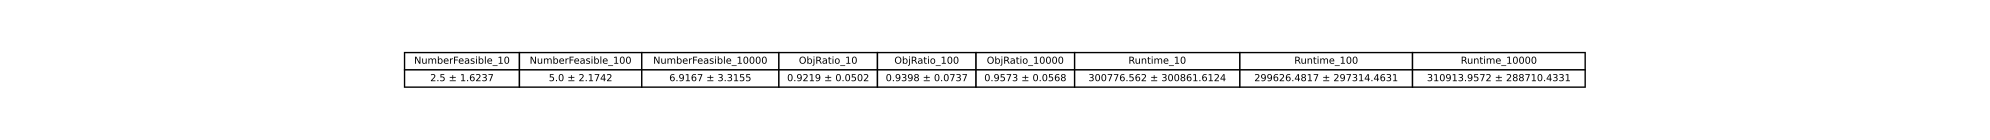

Generate this figure with Python:
import pandas as pd
import numpy as np
import os
import matplotlib.pyplot as plt

base_dir = "/home/fm2288/StochasticPackageQuery/stochastic-sketchrefine/results/ImputedDataToleranceApproximationBound/"
output_pdf_path = os.path.join(os.path.dirname(__file__), "rcl_summary.pdf")

result_df = pd.DataFrame(columns=['M',
                                  'NumberFeasibleMean', 'NumberFeasibleStd',
                                  'ObjRatioMean', 'ObjRatioStd',
                                  'RuntimeMean', 'RuntimeStd'])

tablesByM = {}
for table in os.listdir(base_dir):
    if not table.endswith(".csv"):
        continue
    parts = table.split(".")[0].split("_")
    N = parts[2]
    if N == "5":
        continue
    M = parts[3]
    df = pd.read_csv(os.path.join(base_dir, table))
    df['Table'] = table.split(".")[0]
    if M not in tablesByM:
        tablesByM[M] = []
    tablesByM[M].append(df)

for M, dfs in tablesByM.items():
    df = pd.concat(dfs, ignore_index=True)
    feasible_mask = (df['deter_feas'] == 1) & (df['prob_feas'] == 1)

    numberOfFeasibleForTable = df.groupby(['Hardness', 'Table']).apply(lambda x: feasible_mask[x.index].sum())
    numberOfFeasibleByHardness = numberOfFeasibleForTable.reset_index(name='numberOfFeasible')
    numFeasibleMean = round(numberOfFeasibleByHardness['numberOfFeasible'].mean(), 4)
    numFeasibleStd = round(numberOfFeasibleByHardness['numberOfFeasible'].std(), 4)

    objRatioMean = round(df[feasible_mask]['ObjRatio'].mean(), 4)
    objRatioStd = round(df[feasible_mask]['ObjRatio'].std(), 4)

    runtimeMean = round(df['Runtime'].mean(), 4)
    runtimeStd = round(df['Runtime'].std(), 4)

    result_df = pd.concat([result_df, pd.DataFrame([{
        'M': M,
        'NumberFeasibleMean': numFeasibleMean,
        'NumberFeasibleStd': numFeasibleStd,
        'ObjRatioMean': objRatioMean,
        'ObjRatioStd': objRatioStd,
        'RuntimeMean': runtimeMean,
        'RuntimeStd': runtimeStd,
    }])], ignore_index=True)

result_df['NumberFeasible'] = result_df['NumberFeasibleMean'].astype(str) + ' ± ' + result_df['NumberFeasibleStd'].astype(str)
result_df['ObjRatio'] = result_df['ObjRatioMean'].astype(str) + ' ± ' + result_df['ObjRatioStd'].astype(str)
result_df['Runtime'] = result_df['RuntimeMean'].astype(str) + ' ± ' + result_df['RuntimeStd'].astype(str)

feasible_pivot = result_df.pivot_table(index=[], columns='M', values='NumberFeasible', aggfunc='first').reset_index(drop=True)
feasible_pivot.columns.name = None
feasible_pivot.rename(columns={m: f'NumberFeasible_{m}' for m in ['10', '100', '10000']}, inplace=True)

objratio_pivot = result_df.pivot_table(index=[], columns='M', values='ObjRatio', aggfunc='first').reset_index(drop=True)
objratio_pivot.columns.name = None
objratio_pivot.rename(columns={m: f'ObjRatio_{m}' for m in ['10', '100', '10000']}, inplace=True)

runtime_pivot = result_df.pivot_table(index=[], columns='M', values='Runtime', aggfunc='first').reset_index(drop=True)
runtime_pivot.columns.name = None
runtime_pivot.rename(columns={m: f'Runtime_{m}' for m in ['10', '100', '10000']}, inplace=True)

display_df = pd.concat([feasible_pivot, objratio_pivot, runtime_pivot], axis=1)

print(display_df.to_string(index=False))

fig, ax = plt.subplots(figsize=(20, len(display_df) * 0.5 + 1))
ax.axis('off')
tbl = ax.table(cellText=display_df.values, colLabels=display_df.columns, loc='center', cellLoc='center')
tbl.auto_set_font_size(False)
tbl.set_fontsize(7)
tbl.auto_set_column_width(col=list(range(len(display_df.columns))))
plt.tight_layout()
plt.savefig(output_pdf_path, bbox_inches='tight')
